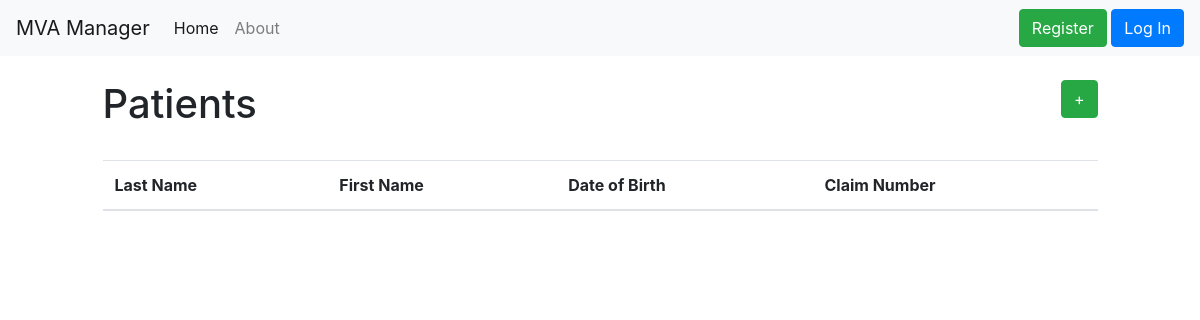
Before: /patients with the older database file.
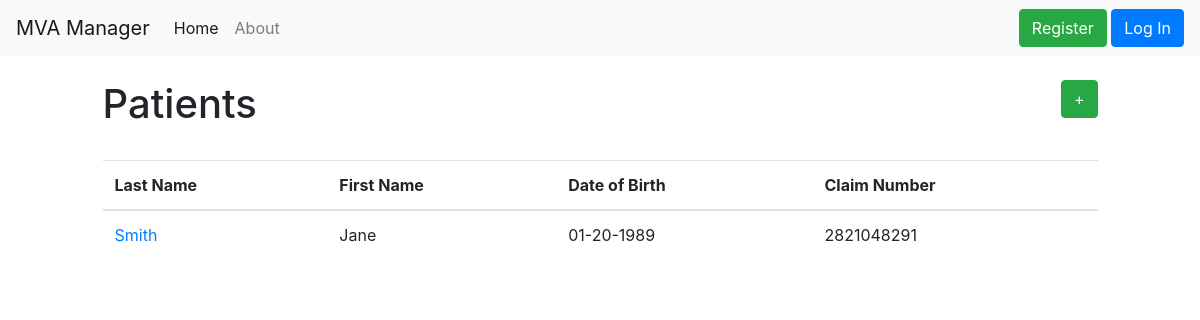
After: the same page with the newer database file.
### mvaManager/models.py (models this page shows)
class Patient(db.Model):
  id = db.Column(db.Integer, primary_key=True)
  pFirstName = db.Column(db.String(20), nullable=False)
  pLastName = db.Column(db.String(20), nullable=False)
  pPhone = db.Column(db.String(20))
  pEmailAddress = db.Column(db.String(35))
  pDOB = db.Column(db.DateTime)
  pIncidentDate = db.Column(db.DateTime, nullable=False)
  pClaimNumber = db.Column(db.Integer, nullable=False)
  pScheduleID = db.Column(db.Integer, unique=True, nullable=False)
  pNotes = db.Column(db.Text)
  billingschedule = db.relationship('BillingSchedule', backref='patient', lazy=True)
  appointments = db.relationship('Appointment', backref='patient', lazy=True)
  forms = db.relationship('Paperwork', backref='patient', lazy=True)

### mvaManager/patients/routes.py (the view)
@patients.route('/patients')
def patientslist():
  patientslist = Patient.query.all()
  return render_template('patients/patients.html', title='Patients', patients=patientslist)

### mvaManager/templates/patients/patients.html
{% extends "layout.html" %}
  {% block content %}
  <br>
  <div class="row">
    <div class="col-md-6">
      <h1>Patients</h1>
    </div>
    <div class="col-md-6">
      <div class="text-right">
        <a class="btn btn-success" href="{{ url_for('patients.addPatient')}}"> + </a></td>
      </div>
    </div>
  </div>
  <br>
  <table class="table">
    <thead>
      <th scope="col"> Last Name </td>
      <th scope="col"> First Name </td>
      <th scope="col"> Date of Birth </td>
      <th scope="col"> Claim Number </td>
    </thead>
    <tbody>
    {% for patient in patients %}
      <tr>
        <td> <a href="{{ url_for('patients.patient', patient_id=patient.id) }}">{{ patient.pLastName }}</a></td>
        <td> {{ patient.pFirstName }}</td>
        <td> {{ patient.pDOB.strftime('%m-%d-%Y') }}</td>
        <td> {{ patient.pClaimNumber }}</td>
      </tr>
    {% endfor %}
    </tbody>
  </table>
  {% endblock content %}

### mvaManager/templates/layout.html (shortened to what this page needs)
<!DOCTYPE html>
<html>
  <head>
    <link rel="stylesheet" href="https://stackpath.bootstrapcdn.com/bootstrap/4.3.1/css/bootstrap.min.css">
    <link rel="stylesheet" type="text/css" href="{{ url_for('static', filename='main.css')}}">
  </head>
  <body>
      <nav class="navbar navbar-expand-md navbar-light bg-light">
        <a class="navbar-brand" href="/"> MVA Manager </a>
        <div class="collapse navbar-collapse" id="navbarSupportedContent">
            <ul class="navbar-nav mr-auto">
              <li class="nav-item active">
                <a class="nav-link" href="{{ url_for('main.home') }}">Home <span class="sr-only">(current)</span></a>
              </li>
              <li class="nav-item">
                <a class="nav-link" href="{{ url_for('main.about') }}">About</a>
              </li>
            </ul>
        </div>
        <form class="navbar-form navbar-right">
          {% if current_user.is_authenticated %}
            <a href="{{ url_for('settings.settings_dir')}}"> Settings </a>
            <a href="{{ url_for('users.account')}}"> Account </a>
            <a href="{{ url_for('users.logout') }}" class="btn btn-primary"> Log Out</a>
          {% else %}
            <a href="{{ url_for('users.registration') }}" class="btn btn-success">Register</a>
            <a href="{{ url_for('users.login') }}" class="btn btn-primary">Log In</a>
          {% endif %}
          </form>
      </nav>
    <div class="row">
      <div class="col-md-10 offset-md-1">
        {% block content %} {% endblock %}
      </div>
    </div>
  </body>
</html>

Changed rows visible on the page:
added Patient: pLastName "Smith", pFirstName "Jane", pDOB "01-20-1989", pClaimNumber "2821048291"
